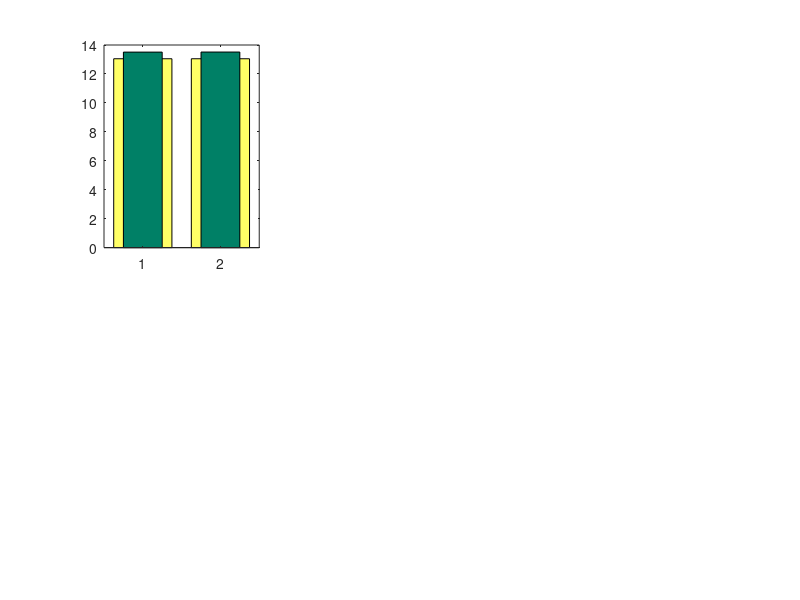

MATLAB code for this plot: (Note: this script raises an error after producing the figure.)
clear all;

% which plots
con_vals = 1;
calcium_vals = 1;
kidney_vals = 1;
kidney_impact_vals = 0;
D3_vals = 1;
gut_vals = 1;
PTH_vals = 1;
bone_vals = 1;


% load SS
SS1dat = load('./SSbest/15-May-2023_calcium_mod_SS_sexORrep-preg_notes-FetORMilk.mat');
vals1 = SS1dat.valsSS;
SS1 = SS1dat.SS;
lab1 = 'SS1';

SS2dat = load('./SS/16-May-2023_calcium_mod_SS_sexORrep-preg_notes-betaexo_KCaCaSR.mat');
vals2 = SS2dat.valsSS;
SS2 = SS2dat.SS;
lab2 = 'SS2';

% get param vals
for ii = 1:length(SS1dat.param_names)
    assign_name = strcat(SS1dat.param_names{ii}, '_1');
    assignin('base', assign_name, SS1dat.params(ii));
end

for ii = 1:length(SS2dat.param_names)
    assign_name = strcat(SS2dat.param_names{ii}, '_2');
    assignin('base', assign_name, SS2dat.params(ii));
end

% figure specs
w1 = 0.75; w2 = 0.5;
cvals = summer(4);
c1 = cvals(4,:);
c2 = cvals(1,:);
ce = 'black'; % error bar color


if con_vals
    % optimal concentrations for PTHp, Cap, D3p
    % male range
    opt_male = [1.5 7.25 13; % PTHp
                1.1 1.2 1.3; % Cap
                80 165 250]; % D3p

    % female range
    opt_female =[opt_male(1,:)*1.0; % PTHp
                opt_male(2,:)*1.0;  % Cap
                opt_male(3,:)*0.6]; % D3p

    % preg range
    opt_preg  = [opt_female(1,:)*1.8; % PTHp 
                opt_female(2,:)*1.0;  % Cap
                opt_female(3,:)*3.0]; % D3p

    % lact range
    opt_lact  = [opt_female(1,:)*1.8; % PTHp
            opt_female(2,:)*1.0;  % Cap
            opt_female(3,:)*3.5]; % D3p
    
    if strcmp(SS1dat.sexORrep, 'male')
        opt1 = opt_male;
    elseif strcmp(SS1dat.sexORrep, 'female')
        opt1 = opt_female;
    elseif strcmp(SS1dat.sexORrep, 'preg')
        opt1 = opt_preg; 
    elseif strcmp(SS1dat.sexORrep, 'lact')
        opt1 = opt_lact;
    end
    if strcmp(SS2dat.sexORrep, 'male')
        opt2 = opt_male;
    elseif strcmp(SS2dat.sexORrep, 'female')
        opt2 = opt_female;
    elseif strcmp(SS2dat.sexORrep, 'preg')
        opt2 = opt_preg; 
    elseif strcmp(SS2dat.sexORrep, 'lact')
        opt2 = opt_lact;
    end


    figure(1)
    clf
    x = [1, 2];
    nrows = 2;ncols=3;
    subplot(nrows,ncols,1)
    bar(x, [opt1(1,2) opt2(1,2)], w1, 'facecolor',c1)
    hold on
    bar(x, [SS1(2)/Vp_1 SS2(2)/Vp_2],w2,'facecolor',c2)
    errorbar(1, opt1(1,2),opt1(1,2)-opt1(1,1),opt1(1,3)-opt1(1,2),'color',ce)
    errorbar(2, opt2(1,2),opt2(1,2)-opt2(1,1),opt2(1,3)-opt2(1,2),'color',ce)
    xlabel('[PTH]_p')
    ylabel('pmol/L')
    title('PTH plasma concentration')
    xticklabels({lab1, lab2})
    grid on

    subplot(nrows,ncols,2)
    bar(x, [opt1(2,2) opt2(2,2)], w1, 'facecolor',c1)
    hold on
    bar(x, [SS1(3)/Vp_1 SS2(3)/Vp_2],w2,'facecolor',c2)
    errorbar(1, opt1(2,2),opt1(2,2)-opt1(2,1),opt1(2,3)-opt1(2,2),'color',ce)
    errorbar(2, opt2(2,2),opt2(2,2)-opt2(2,1),opt2(2,3)-opt2(2,2),'color',ce)
    xlabel('[Ca^{2+}]_p')
    ylabel('mmol/L')
    title('Ca^{2+} plasma concentration')
    xticklabels({lab1, lab2})
    grid on

    subplot(nrows,ncols,3)
    bar(x, [opt1(3,2) opt2(3,2)], w1, 'facecolor',c1)
    hold on
    bar(x, [SS1(4)/Vp_1 SS2(4)/Vp_2],w2,'facecolor',c2)
    errorbar(1, opt1(3,2),opt1(3,2)-opt1(3,1),opt1(3,3)-opt1(3,2),'color',ce)
    errorbar(2, opt2(3,2),opt2(3,2)-opt2(3,1),opt2(3,3)-opt2(3,2),'color',ce)
    xlabel('[1,25(OH)_2D_3]_p')
    ylabel('pmol/L')
    title('1,25(OH)_2D_3 plasma concentration')
    xticklabels({lab1, lab2})
    grid on

    subplot(nrows,ncols,4)
    bar(x, [SS1(1) SS2(1)],w2,'facecolor',c2)
    xlabel('PTH_g')
    ylabel('pmol')
    title('PTH gland pool')
    xticklabels({lab1, lab2})
    grid on

    subplot(nrows,ncols,5)
    bar(x, [SS1(5) SS2(5)],w2,'facecolor',c2)
    xlabel('NCa_f')
    ylabel('mmol')
    title('Fast bone pool')
    xticklabels({lab1, lab2})
    grid on

    subplot(nrows,ncols,6)
    bar(x, [SS1(6) SS2(6)],w2,'facecolor',c2)
    xlabel('NCa_s')
    ylabel('mmol')
    title('Slow bone pool')
    xticklabels({lab1, lab2})
    grid on

    sgtitle('Concentrations and variable values')

    fprintf('final steady states \n')
    fprintf('           SS1       SS2\n')
    fprintf('PTHg:      %0.3f     %0.3f\n', SS1(1), SS2(1))
    fprintf('PTHp_con:  %0.3f      %0.3f\n', SS1(2)/Vp_1, SS2(2)/Vp_2)
    fprintf('Cap_con:   %0.3f      %0.3f\n', SS1(3)/Vp_1, SS2(3)/Vp_2)
    fprintf('D3p_con:   %0.3f    %0.3f\n', SS1(4)/Vp_1, SS2(4)/Vp_2)
    fprintf('NCaf:      %0.3f      %0.3f\n', SS1(5), SS2(5))
    fprintf('NCas:      %0.3f    %0.3f\n', SS1(6), SS2(6))
end

if calcium_vals
    figure(2)
    clf
    x = [1, 2];
    nrows = 2;ncols=3;
    subplot(nrows,ncols,1)
    bar(x,[vals1.Gut_absorption,vals2.Gut_absorption],w1,'facecolor',c1)
    ylabel('Gut\_absorption')
    title('Gut absorption')
    xticklabels({lab1, lab2})
    grid on
    
    subplot(nrows,ncols,2)
    bar(x,[vals1.Bone_resorption,vals2.Bone_resorption],w1,'facecolor',c1)
    ylabel('Bone\_resorption')
    title('Bone resorption')
    xticklabels({lab1, lab2})
    grid on
    
    subplot(nrows,ncols,3)
    bar(x,[vals1.FastPool_to_Plasma,vals2.FastPool_to_Plasma],w1,'facecolor',c1)
    ylabel('FastPool\_to\_Plasma')
    xticklabels({lab1, lab2})
    title('Fast Pool to Plasma')
    grid on
    
    subplot(nrows,ncols,4)
    bar(x,[vals1.Plasma_to_FastPool,vals2.Plasma_to_FastPool],w1,'facecolor',c1)
    ylabel('Plasma\_to\_FastPool')
    xticklabels({lab1, lab2})
    title('Plasma to Fast Pool')
    grid on
    
    subplot(nrows,ncols,5)
    bar(x,[vals1.Urine_excretion,vals2.Urine_excretion],w1,'facecolor',c1)
    ylabel('Urine\_excretion')
    xticklabels({lab1, lab2})
    title('Urine excretion')
    grid on

    sgtitle('Calcium fluxes')

end

if kidney_vals
    fprintf('Renal calcium transport values \n')
    fprintf('                    SS1                SS2   \n')
    fprintf('Renal filtration:   %0.3d        %0.3d  \n', vals1.Renal_filtration, vals2.Renal_filtration)
    fprintf('PT frac reab:       %0.3f            %0.3f\n',vals1.Lambda_PT,vals2.Lambda_PT)
    fprintf('TAL frac reab:      %0.3f            %0.3f\n', vals1.Lambda_TAL,vals2.Lambda_TAL)
    fprintf('DT frac reab:       %0.3f            %0.3f\n', vals1.Lambda_DCT,vals2.Lambda_DCT)
    fprintf('Renal frac reab:    %0.3f            %0.3f \n', vals1.Renal_frac_reab, vals2.Renal_frac_reab)
    fprintf('Urine excretion:    %0.3d        %0.3d\n', vals1.Urine_excretion, vals2.Urine_excretion)

    GFRmale = 2.0e-3;
    LambdaPT0_male = 0.66; deltaPTmax_male = 0.035;
    LambdaTAL0_male = 0.185; deltaTALmax_male = 0.015;
    LambdaDCT0_male = 0.095; deltaDCTmax_male = 0.015;
    opt_male = [0.97 0.99 1.00; % frac renal reab
                1.2*GFRmale*0.005 1.2*GFRmale*0.0175 1.2*GFRmale*0.03;% urinary excretion ([Ca]_p*GFR*(1 - Frac_reab))
                LambdaPT0_male, LambdaPT0_male + deltaPTmax_male*0.75,LambdaPT0_male + deltaPTmax_male; % PT reabsorption
                LambdaTAL0_male, LambdaTAL0_male + deltaTALmax_male*0.75, LambdaTAL0_male + deltaTALmax_male;% TAL reabsorption
                LambdaDCT0_male, LambdaDCT0_male + deltaDCTmax_male*0.75, LambdaDCT0_male + deltaDCTmax_male]; % DT reabsorpton
                

    opt_female= [opt_male(1,:)*1.0; % frac reab
                opt_male(2,:)*0.75;% urine
                opt_male(3,:)*0.9; % PT frac reab
                opt_male(4,:)*1.175; % TAL frac reab
                opt_male(5,:)*1.3]; % DT frac reab
    
    opt_preg = [opt_female(1,:)*1.0; % frac reab
                opt_female(2,:)*1.7;% urine
                opt_female(3,:)*1.0; % PT frac reab
                opt_female(4,:)*1.0; % TAL frac reab
                opt_female(5,:)*1.0]; % DT frac reab

    opt_lact = [opt_female(1,:)*1.0; % frac reab
                opt_female(2,:)*1.0;% urine
                opt_female(3,:)*1.0; % PT frac reab
                opt_female(4,:)*1.0; % TAL frac reab
                opt_female(5,:)*1.0]; % DT frac reab

    if strcmp(SS1dat.sexORrep, 'male')
        opt1 = opt_male;
    elseif strcmp(SS1dat.sexORrep, 'female')
        opt1 = opt_female;
    elseif strcmp(SS1dat.sexORrep, 'preg')
        opt1 = opt_preg; 
    elseif strcmp(SS1dat.sexORrep, 'lact')
        opt1 = opt_lact;
    end
    if strcmp(SS2dat.sexORrep, 'male')
        opt2 = opt_male;
    elseif strcmp(SS2dat.sexORrep, 'female')
        opt2 = opt_female;
    elseif strcmp(SS2dat.sexORrep, 'preg')
        opt2 = opt_preg; 
    elseif strcmp(SS2dat.sexORrep, 'lact')
        opt2 = opt_lact;
    end

    figure(3)
    clf
    nrows = 2; ncols = 3;
    subplot(nrows,ncols,1)
    x = [1,2];
    bar(x,[vals1.Renal_filtration, vals2.Renal_filtration],w2,'facecolor',c2)
    xticklabels({lab1,lab2})
    ylabel('Renal\_filtration')
    title('Renal filtration')
    grid on

    subplot(nrows,ncols,2)
    bar(x,[opt1(3,2), opt2(3,2)],w1,'facecolor',c1)
    hold on
    bar(x,[vals1.Lambda_PT, vals2.Lambda_PT],w2,'facecolor',c2)
    errorbar(1,opt1(3,2),opt1(3,2)-opt1(3,1), opt1(3,3)-opt1(3,2),'color',ce);
    errorbar(2,opt2(3,2),opt2(3,2)-opt2(3,1), opt2(3,3)-opt2(3,2),'color',ce)
    xticklabels({lab1,lab2})
    ylabel('Lambda\_PT')
    title('Fractional PT reabsorption')
    ylim([0 0.7])
    grid on

    subplot(nrows,ncols,3)
    bar(x,[opt1(4,2), opt2(4,2)],w1,'facecolor',c1)
    hold on
    bar(x,[vals1.Lambda_TAL,vals2.Lambda_TAL],w2,'facecolor',c2)
    errorbar(1,opt1(4,2),opt1(4,2)-opt1(4,1), opt1(4,3)-opt1(4,2),'color',ce)
    errorbar(2,opt2(4,2),opt2(4,2)-opt2(4,1), opt2(4,3)-opt2(4,2),'color',ce)
    xticklabels({lab1,lab2})
    ylabel('Lambda\_TAL')
    title('Fractional TAL reabsorption')
    grid on

    subplot(nrows,ncols,4)
    bar(x,[opt1(5,2), opt2(5,2)],w1,'facecolor',c1)
    hold on
    bar(x,[vals1.Lambda_DCT, vals2.Lambda_DCT],w2,'facecolor',c2)
    errorbar(1,opt1(5,2),opt1(5,2)-opt1(5,1), opt1(5,3)-opt1(5,2),'color',ce)
    errorbar(2,opt2(5,2),opt2(5,2)-opt2(5,1), opt2(5,3)-opt2(5,2),'color',ce)
    xticklabels({lab1,lab2})
    ylabel('Lambda\_DCT')
    title('Fractional DT reabsorption')
    grid on

    subplot(nrows,ncols,5)
    bar(x,[opt1(1,2), opt2(1,2)],w1,'facecolor',c1)
    hold on
    bar(x,[vals1.Renal_frac_reab, vals2.Renal_frac_reab],w2,'facecolor',c2)
    errorbar(1,opt1(1,2),opt1(1,2)-opt1(1,1), opt1(1,3)-opt1(1,2),'color',ce);
    errorbar(2,opt2(1,2),opt2(1,2)-opt2(1,1), opt2(1,3)-opt2(1,2),'color',ce)
    xticklabels({lab1,lab2})
    ylim([0.5 1.01])
    ylabel('Renal\_frac\_reab')
    title('Renal fractional reabsorption')
    grid on

    subplot(nrows,ncols,6)
    bar(x,[opt1(2,2),opt2(2,2)],w1,'facecolor',c1)
    hold on
    bar(x,[vals1.Urine_excretion, vals2.Urine_excretion],w2,'facecolor',c2)
    errorbar(1,opt1(2,2),opt1(2,2)-opt1(2,1), opt1(2,3)-opt1(2,2),'color',ce);
    errorbar(2,opt2(2,2),opt2(2,2)-opt2(2,1), opt2(2,3)-opt2(2,2),'color',ce)
    xticklabels({lab1,lab2})
    ylabel('Urine\_excretion')
    title('Urinary excretion')
    grid on

    sgtitle('Kidney segmental reabsorption')
end

if kidney_impact_vals
    figure(4)
    clf
    nrows = 2; ncols = 3;
    subplot(nrows,ncols,1)
    x = [1,2];
    bar(x,[vals1.delta_PT_PTH, vals2.delta_PT_PTH],w2,'facecolor',c2)
    xticklabels({lab1,lab2})
    ylabel('delta\_PT\_PTH')
    title('PTH impact on PT reab')
    grid on

    subplot(nrows,ncols,2)
    bar(x,[vals1.delta_TAL_Ca, vals2.delta_TAL_Ca],w2,'facecolor',c2)
    xticklabels({lab1,lab2})
    ylabel('delta\_TAL\_Ca')
    title('Ca impact on TAL reab')
    grid on

    subplot(nrows,ncols,3)
    bar(x,[vals1.delta_TAL_PTH,vals2.delta_TAL_PTH],w2,'facecolor',c2)
    xticklabels({lab1,lab2})
    ylabel('delta\_TAL\_PTH')
    title('PTH impact on TAL reab')
    grid on

    subplot(nrows,ncols,4)
    bar(x,[vals1.delta_DCT_PTH, vals2.delta_DCT_PTH],w2,'facecolor',c2)
    xticklabels({lab1,lab2})
    ylabel('delta\_DCT\_PTH')
    title('PTH impact on DT reab')
    grid on

    subplot(nrows,ncols,5)
    bar(x,[vals1.delta_DCT_D3, vals2.delta_DCT_D3],w2,'facecolor',c2)
    xticklabels({lab1,lab2})
    ylabel('delta\_DCT\_D3')
    title('D3 impact on DT reab')
    grid on
    
    sgtitle('Kidney impact vals')

end

if gut_vals
    frac_gut_abs_opt_male = [0.4 0.5 0.6];
    frac_gut_abs_opt_female = frac_gut_abs_opt_male * 1.3;
    frac_gut_abs_opt_preg   = frac_gut_abs_opt_female * 1.3;
    frac_gut_abs_opt_lact   = frac_gut_abs_opt_female * 1.3; % TO DO

    if strcmp(SS1dat.sexORrep, 'male')
        opt1 = frac_gut_abs_opt_male;
    elseif strcmp(SS1dat.sexORrep, 'female')
        opt1 = frac_gut_abs_opt_female;
    elseif strcmp(SS1dat.sexORrep, 'preg')
        opt1 = frac_gut_abs_opt_preg; 
    elseif strcmp(SS1dat.sexORrep, 'lact')
        opt1 = frac_gut_abs_opt_lact;
    end
    if strcmp(SS2dat.sexORrep, 'male')
        opt2 = frac_gut_abs_opt_male;
    elseif strcmp(SS2dat.sexORrep, 'female')
        opt2 = frac_gut_abs_opt_female;
    elseif strcmp(SS2dat.sexORrep, 'preg')
        opt2 = frac_gut_abs_opt_preg; 
    elseif strcmp(SS2dat.sexORrep,'lact')
        opt2 = frac_gut_abs_opt_lact;
    end

    fprintf('\n Gut SS vals \n')
    fprintf('                SS1          SS2 \n')
    fprintf('Frac gut abs:   %0.3f        %0.3f \n', vals1.Gut_frac_absorption, vals2.Gut_frac_absorption)
    fprintf('Net gut abs:    %0.3d    %0.3d \n', vals1.Gut_absorption, vals2.Gut_absorption)

    figure(5)
    clf
    nrows = 1; ncols = 3;
    subplot(nrows,ncols,1)
    x = [1,2];
    bar(x,[vals1.Gut_impact_D3, vals2.Gut_impact_D3],w2,'facecolor',c2)
    xticklabels({lab1,lab2})
    ylabel('Gut\_impact\_D3')
    title('D3 impact on gut absorption')
    grid on

    subplot(nrows,ncols,2)
    bar(x,[opt1(2) opt2(2)], w1, 'facecolor', c1)
    hold on
    bar(x,[vals1.Gut_frac_absorption, vals2.Gut_frac_absorption],w2,'facecolor',c2)
    errorbar(1, opt1(2), opt1(2)-opt1(1), opt1(3)-opt1(2),'color',ce);
    errorbar(2, opt2(2), opt2(2)-opt2(1),opt2(3)-opt2(2),'color',ce)
    xticklabels({lab1,lab2})
    ylabel('Gut\_frac\_absorption')
    title('Fractional gut absorption')
    grid on

    subplot(nrows,ncols,3)
    bar(x,[vals1.Gut_absorption,vals2.Gut_absorption],w2,'facecolor',c2)
    xticklabels({lab1,lab2})
    ylabel('Gut\_absorption')
    title('Net gut absorption')
    grid on
  
    sgtitle('Gut vals')
end

if D3_vals
    figure(6)
    clf
    nrows = 2;ncols=4;
    subplot(nrows,ncols,1)
    bar(x,[vals1.PTH_impact_D3,vals2.PTH_impact_D3],w1,'facecolor',c1)
    ylabel('PTH\_impact\_D3')
    title('PTH impact on D3 synthesis')
    xticklabels({lab1, lab2})
    grid on
    
    subplot(nrows,ncols,2)
    bar(x,[vals1.Ca_impact_D3,vals2.Ca_impact_D3],w1,'facecolor',c1)
    ylabel('Ca\_impact\_D3')
    title('Ca^{2+} impact on D3 synthesis')
    xticklabels({lab1, lab2})
    grid on
    
    subplot(nrows,ncols,3)
    bar(x,[vals1.D3_impact_D3,vals2.D3_impact_D3],w1,'facecolor',c1)
    ylabel('D3\_impact\_D3')
    xticklabels({lab1, lab2})
    title('D3 impact on D3 synthesis')
    grid on
    
    subplot(nrows,ncols,4)
    bar(x,[vals1.Rconv,vals2.Rconv],w1,'facecolor',c1)
    ylabel('Rconv')
    xticklabels({lab1, lab2})
    title('Rconv')
    grid on
    
    subplot(nrows,ncols,5)
    bar(x,[vals1.D3_synthesis,vals2.D3_synthesis],w1,'facecolor',c1)
    ylabel('D3\_synthesis')
    xticklabels({lab1, lab2})
    title('D3 synthesis')
    grid on

    subplot(nrows,ncols,6)
    bar(x,[vals1.PTH_impact_D3_degradation,vals2.PTH_impact_D3_degradation],w1,'facecolor',c1)
    ylabel('PTH\_impact\_D3\_degradation')
    xticklabels({lab1, lab2})
    title('PTH impact on D3 degradation')
    grid on


    subplot(nrows,ncols,7)
    bar(x,[vals1.D3_degradation,vals2.D3_degradation],w1,'facecolor',c1)
    ylabel('D3\_degradation')
    xticklabels({lab1, lab2})
    title('D3 degradation')
    grid on

    sgtitle('D3 values')

end

if PTH_vals
    fprintf('\n PTH SS vals \n')
    fprintf('                        SS1         SS2 \n')
    fprintf('nCanorm:                %0.3f       %0.3f \n',vals1.n_Ca_norm, vals2.n_Ca_norm)
    fprintf('CaSR_PTHg_regulation:   %0.3f       %0.3f \n', vals1.CaSR_PTHg_regulation, vals2.CaSR_PTHg_regulation)
    fprintf('FCa:                    %0.3d   %0.3d \n',vals1.F_Ca,vals2.F_Ca)
    fprintf('PTHg exocytosis:        %0.3f       %0.3f \n', vals1.PTHg_exocytosis, vals2.PTHg_exocytosis)

    figure(7)
    clf
    nrows = 2; ncols = 4;
    subplot(nrows,ncols,1)
    bar(x,[vals1.PTHg_prod_effect_D3, vals2.PTHg_prod_effect_D3], w2,'facecolor',c2)
    ylabel('PTH\_prod\_effect\_D3')
    xticklabels({lab1,lab2})
    title('D3 effect on PTH prod')
    grid on

    subplot(nrows,ncols,2)
    bar(x,[vals1.PTHg_synthesis, vals2.PTHg_synthesis],w2,'facecolor',c2)
    ylabel('PTHg\_synthesis')
    xticklabels({lab1, lab2})
    title('PTHg synthesis')
    grid on

    subplot(nrows,ncols,3)
    bar(x,[vals1.n_Ca_norm, vals2.n_Ca_norm],w2,'facecolor',c2)
    ylabel('nCa\_norm')
    xticklabels({lab1, lab2})
    title('nCa\_norm')
    grid on

    subplot(nrows,ncols,4)
    bar(x,[vals1.CaSR_PTHg_regulation, vals2.CaSR_PTHg_regulation],w2,'facecolor',c2)
    ylabel('CaSR\_PTHg\_regulation')
    xticklabels({lab1, lab2})
    title('CaSR regulation of PTHg')
    grid on


    subplot(nrows,ncols,5)
    bar(x,[vals1.F_Ca, vals2.F_Ca],w2,'facecolor',c2)
    ylabel('F\_Ca')
    xticklabels({lab1, lab2})
    title('F\_Ca')
    grid on

    subplot(nrows,ncols,6)
    bar(x,[vals1.PTHg_exocytosis, vals2.PTHg_exocytosis],w2,'facecolor',c2)
    ylabel('PTHg\_exocytosis')
    xticklabels({lab1, lab2})
    title('PTHg exocytosis')
    grid on

    subplot(nrows,ncols,7)
    bar(x,[vals1.PTHg_degradation, vals2.PTHg_degradation],w2,'facecolor',c2)
    ylabel('PTHg\_degradation')
    xticklabels({lab1, lab2})
    title('PTHg degradation')
    grid on


    sgtitle('PTH values')
end

if bone_vals

    fprintf('\n Bone SS vals \n')
    fprintf('                        SS1         SS2 \n')
    fprintf('Plasma_to_FastPool:     %0.3d     %0.3d \n',vals1.Plasma_to_FastPool, vals2.Plasma_to_FastPool)
    fprintf('FastPool_to_Plasma:     %0.3d     %0.3d \n', vals1.FastPool_to_Plasma, vals2.FastPool_to_Plasma)
    fprintf('Bone_accretion:         %0.3d     %0.3d \n',vals1.Bone_accretion,vals2.Bone_accretion)
    fprintf('Bone_resorption:        %0.3d     %0.3d \n', vals1.Bone_resorption, vals2.Bone_resorption)

    figure(8)
    clf
    nrows = 2; ncols = 2;
    subplot(nrows,ncols,1)
    bar(x,[vals1.Plasma_to_FastPool, vals2.Plasma_to_FastPool], w2,'facecolor',c2)
    ylabel('Plasma\_to\_FastPool')
    xticklabels({lab1,lab2})
    title('Plasma to FastPool')
    grid on

    subplot(nrows,ncols,2)
    bar(x,[vals1.FastPool_to_Plasma, vals2.FastPool_to_Plasma],w2,'facecolor',c2)
    ylabel('FastPool\_to\_Plasma')
    xticklabels({lab1, lab2})
    title('FastPool to Plasma')
    grid on

    subplot(nrows,ncols,3)
    bar(x,[vals1.Bone_accretion, vals2.Bone_accretion],w2,'facecolor',c2)
    ylabel('Bone\_accretion')
    xticklabels({lab1, lab2})
    title('Bone accretion')
    grid on

    subplot(nrows,ncols,4)
    bar(x,[vals1.Bone_resorption, vals2.Bone_resorption],w2,'facecolor',c2)
    ylabel('Bone\_resorption')
    xticklabels({lab1, lab2})
    title('Bone resorption')
    grid on

    sgtitle('Bone values')

end



